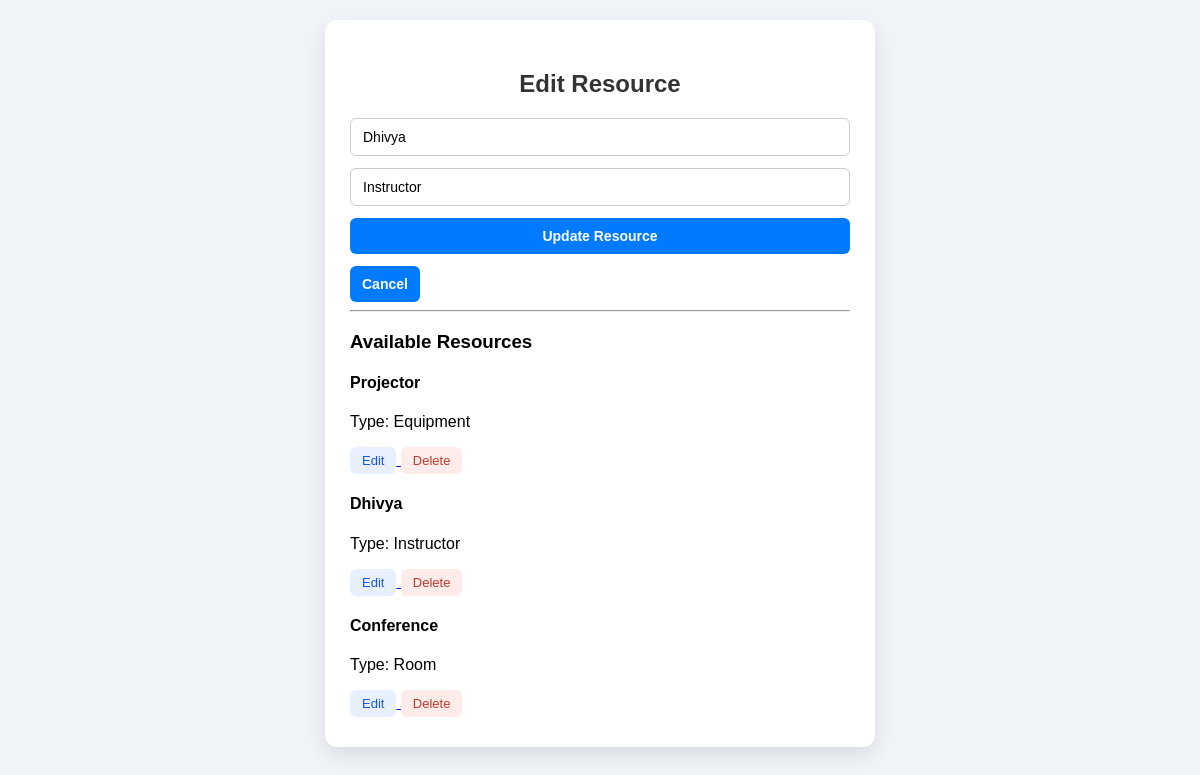
/resources?edit_resource=2, run on the app's committed database.
### models.py (models this page shows)
class Resource(db.Model):
    resource_id = db.Column(db.Integer, primary_key=True)
    resource_name = db.Column(db.String(100), nullable=False)
    resource_type = db.Column(db.String(50), nullable=False)

### app.py (the view, shortened to what this page needs)
@app.route('/resources', methods=['GET', 'POST'])
def resources():
    edit_resource = None
    resource_id = request.args.get('edit_resource')
    if resource_id:
        edit_resource = Resource.query.get(int(resource_id))
    return render_template('resources.html', resources=Resource.query.all(), edit_resource=edit_resource)

### templates/resources.html (shortened to what this page needs)
<!DOCTYPE html>
<html lang="en">
<head>
    <link rel="stylesheet" href="{{ url_for('static', filename='style.css') }}">
</head>
<body>
<div class="container">
    <h2>{{ edit_resource and 'Edit Resource' or 'Add Resource' }}</h2>
    <form method="post" class="event-form">
        <input type="text" name="name" placeholder="Resource Name" required
               value="{{ edit_resource.resource_name if edit_resource else '' }}">
        <input type="text" name="type" placeholder="Resource Type (Room / Instructor / Equipment)" required
               value="{{ edit_resource.resource_type if edit_resource else '' }}">
        <button type="submit">{{ edit_resource and 'Update Resource' or 'Add Resource' }}</button>
        {% if edit_resource %}
            <a href="/resources"><button type="button">Cancel</button></a>
        {% endif %}
    </form>
    <hr>
    <h3>Available Resources</h3>
    {% for resource in resources %}
        <div class="event-card">
            <h4>{{ resource.resource_name }}</h4>
            <p class="desc">Type: {{ resource.resource_type }}</p>
            <div class="resource-actions">
                <a href="{{ url_for('resources', edit_resource=resource.resource_id) }}">
                    <button type="button" class="edit-btn">Edit</button>
                </a>
                <form action="/delete_resource/{{ resource.resource_id }}" method="post"
                      onsubmit="return confirm('Are you sure you want to delete this resource?');">
                    <button type="submit" class="delete-btn">Delete</button>
                </form>
            </div>
        </div>
    {% else %}
        <p>No resources added yet.</p>
    {% endfor %}
</div>
</body>
</html>

### static/style.css (style rules this page uses)
body { font-family: Arial, sans-serif; background-color: #f0f4f8; margin: 0; padding: 20px; display: flex; justify-content: center; align-items: flex-start; min-height: 100vh; }
.container { width: 100%; max-width: 500px; background-color: #fff; padding: 30px 25px; border-radius: 12px; box-shadow: 0 8px 20px rgba(0,0,0,0.1); }
h2 { text-align: center; color: #333; margin-bottom: 20px; }
.event-form { display: flex; flex-direction: column; gap: 12px; }
.event-form select, .event-form input, .event-form button { padding: 10px 12px; border-radius: 6px; border: 1px solid #ccc; font-size: 14px; box-sizing: border-box; }
.event-form button { background-color: #007bff; color: #fff; border: none; font-weight: bold; cursor: pointer; transition: all 0.3s ease; }

### templates/resources.html (style rules this page uses)
.resource-actions { margin-top: 10px; }
.resource-actions form { display: inline-block; margin-right: 6px; }
.resource-actions button { padding: 6px 12px; font-size: 13px; border: none; border-radius: 6px; cursor: pointer; font-weight: 500; transition: background-color 0.2s ease; }
.edit-btn { background-color: #e8f0fe; color: #1a56db; }
.delete-btn { background-color: #fdecea; color: #c0392b; }

### data on the page
Resource: name "Dhivya", type "Instructor", resource_name "Dhivya", resource_type "Instructor"
Resource: resource_name "Projector", resource_type "Equipment"
Resource: resource_name "Conference", resource_type "Room"

### other printed values
{{ edit_resource and 'Edit Resource' or 'Add Resource' }} "Edit Resource"
{{ edit_resource and 'Update Resource' or 'Add Resource' }} "Update Resource"
